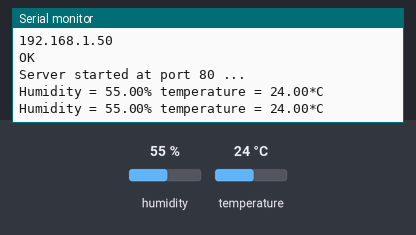
A sketch run on a simulated Arduino Uno, built with avr-gcc and run on an emulated ATmega328P. Shown: the last lines printed to the serial monitor. The test bench sets the inputs (shaded band); at power-on: humidity 55 %, temperature 24 °C. The modem accepts every AT command (registered, SIM ready, sends succeed) and sends nothing else.

Above: at 17.3 s.
17.4 s: humidity set to 22 %
At 19.3 s:
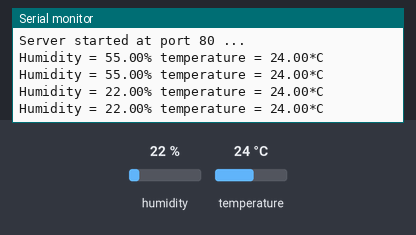
19.4 s: temperature set to 12 °C
At 21.3 s:
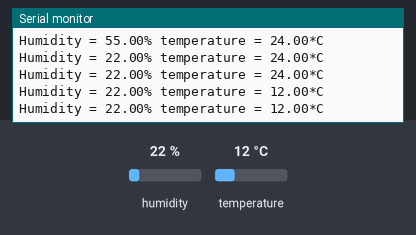
21.4 s: humidity set to 40 %
At 23.7 s:
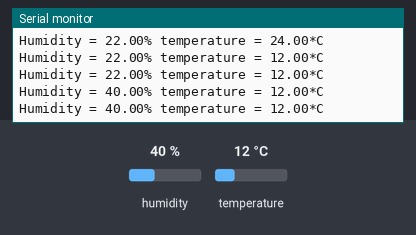
Timing chart, 0 to 25.2 s (numbered marks = the images above; inputs shaded):
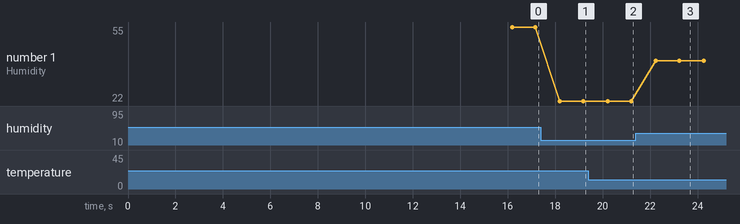

The sketch:

ESP-01S_004_ATcmd-AP-DHT.ino
```cpp
#include "DHT.h" // package required from https://github.com/adafruit/DHT-sensor-library
#include <SoftwareSerial.h>

#define BAUD      9600
#define PIN_DHT   5
#define PIN_RX    3
#define PIN_TX    2

DHT dht(PIN_DHT, DHT11);            // digital pin5 connected to the DHT11
SoftwareSerial mySerial(PIN_RX, PIN_TX); // mySerial8266 mySerial-01: Tx, Rx

void setup() {
  dht.begin(); delay(2000);
  Serial.println("DHT11...Ok");

  Serial.begin(BAUD);
  Serial.println("Arduino...Ok");

  mySerial.begin(BAUD);
  Serial.println("mySerial8266...Ok");

  Serial.println("\nInitialize mySerial-01S as HTTP Server...");
  initmySerial();
  Serial.println("\r\nServer started at port 80 ...");
}

void initmySerial() {
  sendATcmd("AT+GMR\r\n",            1000);
  sendATcmd("AT+RST\r\n",            5000);
  sendATcmd("AT+CWMODE=2\r\n",       2000);
  sendATcmd("AT+CWMODE?\r\n",        1000);
  sendATcmd("AT+CIPMUX=1\r\n",       1000);
  sendATcmd("AT+CIPSERVER=1,80\r\n", 3000);
  sendATcmd("AT+CIFSR\r\n",          1000);
}

void sendATcmd(char *cmd, unsigned int delay)
{
  mySerial.print(cmd);
  unsigned long timeout = millis() + delay;
  while(millis() < timeout ) {} // NOP

  Serial.println();
  while (mySerial.available()) {
    Serial.write(mySerial.read());
  };
}

void loop() {
  float h = dht.readHumidity();
  float t = dht.readTemperature();
  Serial.print("Humidity = ");
  Serial.print(h);
  Serial.print("% ");
  Serial.print("temperature = ");
  Serial.print(t);
  Serial.println("*C");
  delay(1000);
}
```

Measured:
- after the input at 17.4 s, the serial monitor: prints a new line after 0.79 s (image 1)
- after the input at 19.4 s, the serial monitor: prints a new line after 0.81 s (image 2)
- after the input at 21.4 s, the serial monitor: prints a new line after 0.84 s (image 3)
- plotted number 1: 55 → 22 after the input at 17.4 s, 22 → 40 after the input at 21.4 s
